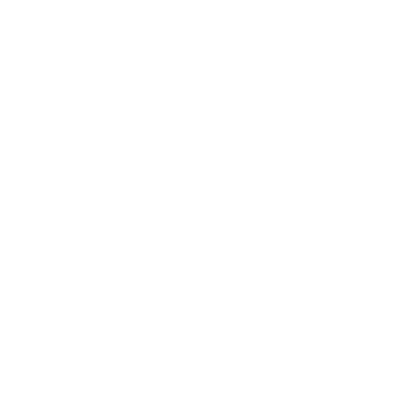
Frame 1 (no input)
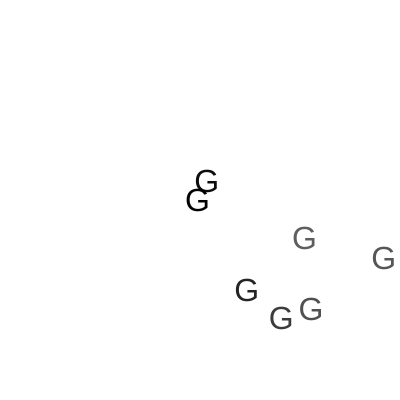
Frame 60 (no input)
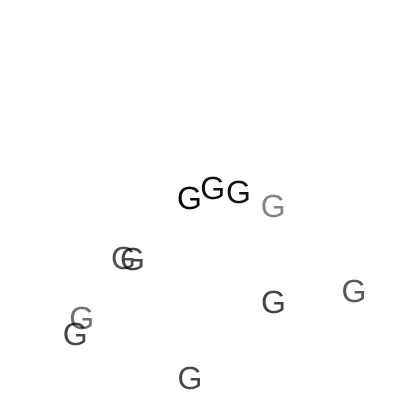
Frame 120 (the mouse pressed at the canvas centre since frame 60)

The p5.js sketch that drew these frames (run headless with seeded random() and noise() and a simulated clock; from frame 60 on, the mouse is pressed at the canvas centre):

// p5.js sketch
// ── sketch.js
let particles = [];

function setup() {
  createCanvas(400, 400);
  textSize(32);
  textAlign(CENTER, CENTER);
}

function draw() {
  background(255);
  for (let i = 0; i < particles.length; i++) {
    let p = particles[i];
    p.update();
    p.display();
  }

  // add new particles with a small probability
  if (random() < 0.1) {
    particles.push(new Particle());
  }

  // remove particles that are off the screen
  for (let i = particles.length - 1; i >= 0; i--) {
    let p = particles[i];
    if (p.isOffScreen()) {
      particles.splice(i, 1);
    }
  }
}

class Particle {
  constructor() {
    this.position = createVector(width / 2, height / 2);
    this.velocity = p5.Vector.random2D().mult(random(1, 5));
    this.acceleration = createVector(0, 0.1);
    this.lifespan = 255;
    this.text = "G";
  }

  update() {
    this.velocity.add(this.acceleration);
    this.position.add(this.velocity);
    this.lifespan -= 2;
  }

  display() {
    fill(0, this.lifespan);
    noStroke();
    text(this.text, this.position.x, this.position.y);
  }

  isOffScreen() {
    return this.position.x < -50 || this.position.x > width + 50 || this.position.y < -50 || this.position.y > height + 50;
  }
}
